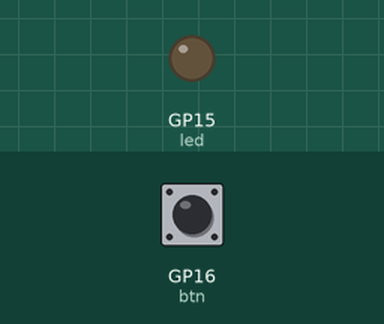
Bench run of a program on a simulated Raspberry Pi Pico running MicroPython. Shown: output pins drawn as LEDs (lit = HIGH). The test bench sets the inputs (shaded band); at power-on: GP16 (btn) HIGH.

Above: at 1.2 s.
1.3 s: GP16 (btn) pulled LOW for 0.15 s
At 2.5 s:
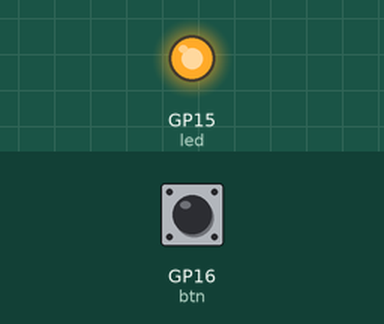
2.9 s: GP16 (btn) pulled LOW for 1 s
At 3.8 s:
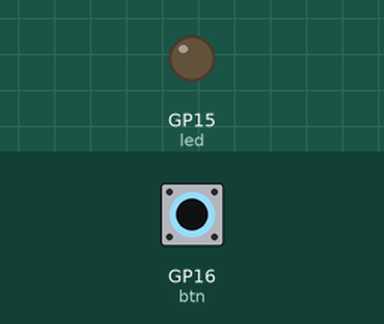
5.4 s: GP16 (btn) pulled LOW for 3.2 s
At 5.7 s:
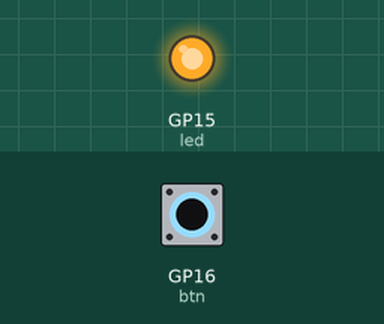
Timing chart, 0 to 8.4 s (numbered marks = the images above; inputs shaded):
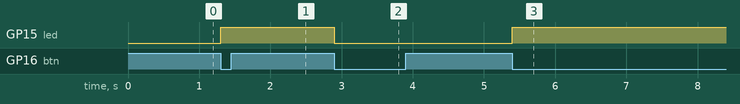

Measured:
- after the input at 1.3 s, GP15 (led): LOW → HIGH at once
- after the input at 2.9 s, GP15 (led): HIGH → LOW at once
- after the input at 5.4 s, GP15 (led): LOW → HIGH at once

The program:

simple_led.py
```python
from machine import Pin
import time

led = Pin(15, Pin.OUT)
btn = Pin(16, Pin.IN, Pin.PULL_UP)
debounce_time = 50  # milliseconds
last_state = btn.value()
last_change = time.ticks_ms()

while True:
    v = btn.value()
    current_time = time.ticks_ms()

    # Check for state change with debounce
    if v != last_state and time.ticks_diff(current_time, last_change) > debounce_time:
        last_state = v
        last_change = current_time
        if v == 0:  # Button pressed
            led.toggle()  # Toggle LED state
   
```
